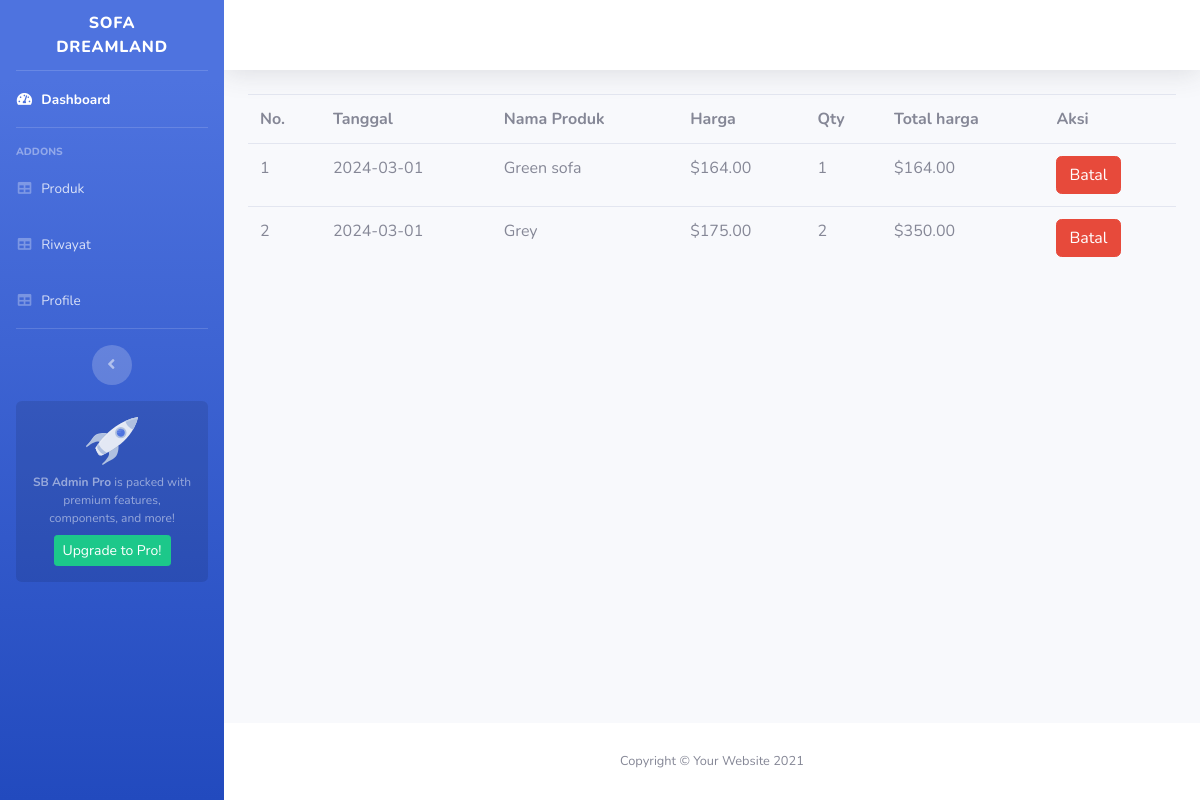
/kasir/user/riwayat.php, run on the app's committed database.
### tables this page shows
CREATE TABLE `penjualan` (
  `idPenjualan` int(11) NOT NULL,
  `tglPenjualan` date NOT NULL,
  `namaProduk` varchar(35) NOT NULL,
  `harga` decimal(10,2) NOT NULL,
  `jumlahProduk` int(11) NOT NULL,
  `totalHarga` decimal(10,2) NOT NULL,
  `idPelanggan` int(11) NOT NULL
);

### kasir/fungsi.php (called while the page is built, shortened)
<?php
include 'koneksi.php';
function query($query) {
    global $conn;
    $result = mysqli_query($conn, $query);
    $rows = [];
    while($row = mysqli_fetch_assoc($result)) {
        $rows[] = $row;
    }
    return $rows;
}
?>

### kasir/user/riwayat.php (the view, shortened to what this page needs)
<?php
include '../fungsi.php';
$produk = query("SELECT*FROM penjualan");
?>
<!DOCTYPE html>
<html lang="en">
<head>
    <link href="vendor/fontawesome-free/css/all.min.css" rel="stylesheet" type="text/css">
    <link href="../css/sb-admin-2.min.css" rel="stylesheet">
</head>
<body id="page-top">
    <div id="wrapper">
        <ul class="navbar-nav bg-gradient-primary sidebar sidebar-dark accordion" id="accordionSidebar">
            <a class="sidebar-brand d-flex align-items-center" href="index.html">
                <div class="sidebar-brand-text mx-3">Sofa Dreamland</div>
            </a>
            <hr class="sidebar-divider my-0">
            <li class="nav-item active">
                <a class="nav-link" href="indexPelanggan.php">
                    <i class="fas fa-fw fa-tachometer-alt"></i>
                    <span>Dashboard</span></a>
            </li>
            <hr class="sidebar-divider">
            <div class="sidebar-heading">
                Addons
            </div>
            <li class="nav-item">
                <a class="nav-link" href="produk.php">
                    <i class="fas fa-fw fa-table"></i>
                    <span>Produk</span></a>
            </li>
            <li class="nav-item">
                <a class="nav-link" href="riwayat.php">
                    <i class="fas fa-fw fa-table"></i>
                    <span>Riwayat</span></a>
            </li>
            <li class="nav-item">
                <a class="nav-link" href="profile.php">
                    <i class="fas fa-fw fa-table"></i>
                    <span>Profile</span></a>
            </li>
            <hr class="sidebar-divider d-none d-md-block">
            <div class="text-center d-none d-md-inline">
                <button class="rounded-circle border-0" id="sidebarToggle"></button>
            </div>
            <div class="sidebar-card d-none d-lg-flex">
                <img class="sidebar-card-illustration mb-2" src="img/undraw_rocket.svg" alt="...">
                <p class="text-center mb-2"><strong>SB Admin Pro</strong> is packed with premium features, components, and more!</p>
                <a class="btn btn-success btn-sm" href="https://startbootstrap.com/theme/sb-admin-pro">Upgrade to Pro!</a>
            </div>
        </ul>
        <div id="content-wrapper" class="d-flex flex-column">
            <div id="content">
                <nav class="navbar navbar-expand navbar-light bg-white topbar mb-4 static-top shadow">
                </nav>
                <div class="container-fluid">
                <table class="table table-hover align-middle">
                        <tr>
                            <th>No.</th>
                            <th>Tanggal</th>
                            <th>Nama Produk</th>
                            <th>Harga</th>
                            <th>Qty</th>
                            <th>Total harga</th>
                            <th>Aksi</th>
                        </tr>
                        <?php $i=1; ?>
                        <?php foreach($produk as $row) : ?>
                        <tr>
                            <td><?= $i; ?></td>
                            <td><?= $row['tglPenjualan']; ?></td>
                            <td><?= $row['namaProduk']; ?></td>
                            <td>$<?= $row['harga']; ?></td>
                            <td><?= $row['jumlahProduk']; ?></td>
                            <td>$<?= $row['totalHarga']; ?></td>
                            <td>
                                <a href="hapus.php?id=<?= $row['idPenjualan']; ?>" class="btn btn-danger">Batal</a>
                            </td>
                        </tr>
                        <?php $i++; ?>
                        <?php endforeach; ?>
                    </table>
                </div>
            </div>
            <footer class="sticky-footer bg-white">
                <div class="container my-auto">
                    <div class="copyright text-center my-auto">
                        <span>Copyright &copy; Your Website 2021</span>
                    </div>
                </div>
            </footer>
            </div>
        </div>
</body>
</html>

### data on the page
penjualan: tglPenjualan "2024-03-01", namaProduk "Green sofa", harga "164.00", jumlahProduk "1", totalHarga "164.00"
penjualan: tglPenjualan "2024-03-01", namaProduk "Grey", harga "175.00", jumlahProduk "2", totalHarga "350.00"
